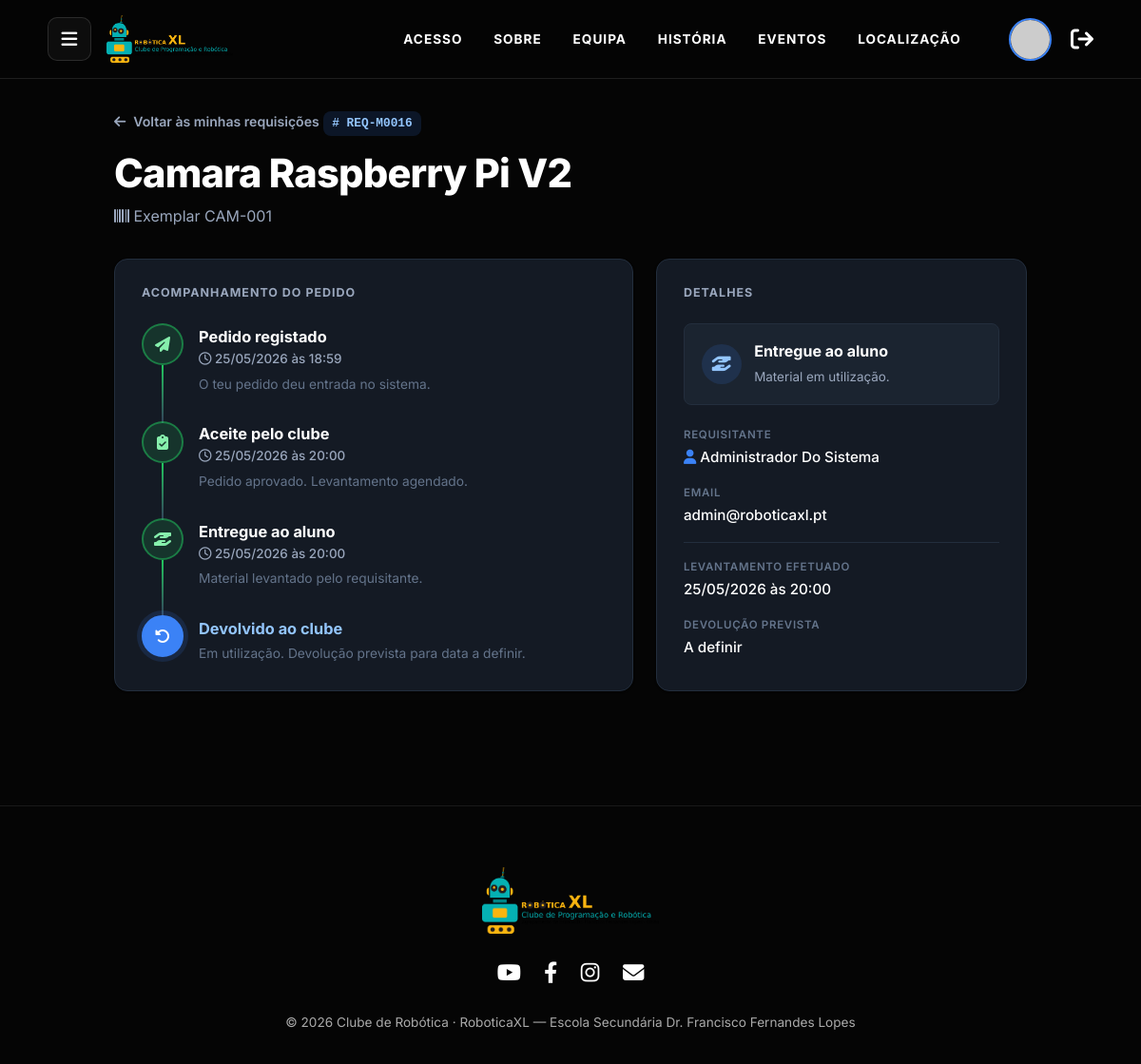
The app's page /public/requisicaoMaterial/detalhe/16 (signed in) with its own data.
### tables this page shows
CREATE TABLE IF NOT EXISTS `requisicao_exemplar` (
  `id` INT NOT NULL AUTO_INCREMENT,
  `id_utilizador` INT NOT NULL,
  `id_exemplar` INT NOT NULL,
  `data_pedido` DATETIME NOT NULL DEFAULT CURRENT_TIMESTAMP,
  `estado_pedido` ENUM('PENDENTE', 'ACEITE', 'REJEITADO', 'EM_USO', 'CONCLUIDO') NOT NULL DEFAULT 'PENDENTE',
  `data_levantamento` DATETIME NULL DEFAULT NULL,
  `data_devolucao` DATETIME NULL DEFAULT NULL,
  `estado_devolucao` ENUM('OK', 'DANIFICADO', 'PERDIDO') NOT NULL DEFAULT 'OK',
  `estado_entrega` TINYINT(1) NOT NULL DEFAULT 0,
  `observacao` TEXT NULL DEFAULT NULL,
  PRIMARY KEY (`id`),
  INDEX `fk_reqex_utilizador_idx` (`id_utilizador` ASC),
  INDEX `fk_reqex_exemplar_idx` (`id_exemplar` ASC),
  CONSTRAINT `fk_reqex_utilizador`
    FOREIGN KEY (`id_utilizador`)
    REFERENCES `utilizador` (`id`)
    ON DELETE NO ACTION
    ON UPDATE NO ACTION,
  CONSTRAINT `fk_reqex_exemplar`
    FOREIGN KEY (`id_exemplar`)
    REFERENCES `exemplar` (`id`)
    ON DELETE NO ACTION
    ON UPDATE NO ACTION);

CREATE TABLE IF NOT EXISTS `material` (
  `id` INT NOT NULL AUTO_INCREMENT,
  `designacao` VARCHAR(100) NOT NULL,
  `descricao` TEXT NULL DEFAULT NULL,
  `imagem` MEDIUMBLOB NULL DEFAULT NULL,
  PRIMARY KEY (`id`));

CREATE TABLE IF NOT EXISTS `exemplar` (
  `id` INT NOT NULL AUTO_INCREMENT,
  `num_referencia` VARCHAR(255) NOT NULL,
  `id_material` INT NOT NULL,
  `estado` ENUM('DISPONIVEL', 'EMPRESTADO', 'DANIFICADO', 'PERDIDO', 'MANUTENCAO', 'INDISPONIVEL') NOT NULL DEFAULT 'DISPONIVEL',
  `observacao` TEXT NULL DEFAULT NULL,
  PRIMARY KEY (`id`),
  INDEX `fk_exemplar_material_idx` (`id_material` ASC),
  CONSTRAINT `fk_exemplar_material`
    FOREIGN KEY (`id_material`)
    REFERENCES `material` (`id`)
    ON DELETE NO ACTION
    ON UPDATE NO ACTION);

CREATE TABLE IF NOT EXISTS `utilizador` (
  `id` INT NOT NULL AUTO_INCREMENT,
  `tipo` ENUM('ALUNO', 'PROFESSOR', 'ADMIN', 'RESPONSAVEL') NOT NULL,
  `nome` VARCHAR(100) NOT NULL,
  `email` VARCHAR(255) NOT NULL,
  `password_hash` VARCHAR(255) NOT NULL,
  `data_nascimento` DATE NOT NULL,
  `telefone` VARCHAR(20) NOT NULL,
  `linkedin` VARCHAR(255) NULL DEFAULT NULL,
  `turma` VARCHAR(10) NULL DEFAULT NULL,
  `foto` MEDIUMBLOB NULL DEFAULT NULL,
  `email_verificado` TINYINT(1) NOT NULL DEFAULT 0,
  `email_verificacao_token` VARCHAR(128) NULL DEFAULT NULL,
  `reset_token` VARCHAR(128) NULL DEFAULT NULL,
  `reset_expira` DATETIME NULL DEFAULT NULL,
  PRIMARY KEY (`id`),
  UNIQUE INDEX `email_UNIQUE` (`email` ASC));

### app/core/Controller.php (called while the page is built, shortened)
<?php
class Controller
{
    protected function getFlash(): ?array
    {
        if (empty($_SESSION['flash'])) {
            return null;
        }
        $flash = $_SESSION['flash'];
        return $flash;
    }
    protected function view(string $view, array $data = [])
    {
        $data['flash'] = $this->getFlash();
        extract($data);
        $viewFile = __DIR__ . '/../views/' . $view . '.php';
        require __DIR__ . '/../views/layouts/header.php';
        require $viewFile;
        require __DIR__ . '/../views/layouts/footer.php';
    }
}

### app/controllers/RequisicaoMaterialController.php (called while the page is built, shortened)
<?php
require_once __DIR__ . '/../core/Controller.php';
require_once __DIR__ . '/../core/Auth.php';
require_once __DIR__ . '/../models/RequisicaoMaterial.php';
class RequisicaoMaterialController extends Controller
{
    public function detalhe($id = 0)
    {
        $id = (int) $id;
        $reqModel = new RequisicaoMaterial();
        $req = $reqModel->find($id);
        $this->view('requisicoes_material/detalhe', ['req' => $req, 'pageTitle' => 'Acompanhar pedido']);
    }
}

### app/core/Router.php (called while the page is built, shortened)
<?php
class Router
{
    public function run()
    {
        $url = $_GET['url'] ?? 'home/index';
        $url = trim($url, '/');
        $parts = explode('/', $url);
        $method = $parts[1] ?? 'index';
        $params = array_slice($parts, 2);
        $controller = new $controllerName();
        call_user_func_array([$controller, $method], $params);
    }
}

### public/index.php (called while the page is built, shortened)
<?php
require_once __DIR__ . '/../app/core/Router.php';
$router = new Router();
$router->run();

### app/config/database.php (called while the page is built, shortened)
<?php
class Database
{
    private static ?PDO $instance = null;
    public static function getInstance(): PDO
    {
        if (self::$instance === null) {
            $dsn = 'mysql:host=' . DB_HOST . ';port=' . DB_PORT . ';dbname=' . DB_NAME . ';charset=utf8mb4';
            $opcoes = [PDO::ATTR_ERRMODE => PDO::ERRMODE_EXCEPTION];
            try {
                self::$instance = new PDO($dsn, DB_USER, DB_PASS, $opcoes);
            } catch (PDOException $e) {
                die('Erro de ligação à BD: ' . $e->getMessage());
            }
        }
        return self::$instance;
    }
}

### app/core/Model.php (called while the page is built, shortened)
<?php
require_once __DIR__ . '/../config/database.php';
class Model
{
    public function __construct()
    {
        $this->db = Database::getInstance();
    }
}

### app/models/RequisicaoMaterial.php (called while the page is built, shortened)
<?php
require_once __DIR__ . '/../core/Model.php';
class RequisicaoMaterial extends Model
{
    public function find(int $id)
    {
        $sql = "SELECT rm.*,
                u.nome as utilizador_nome, u.email as utilizador_email,
                e.num_referencia, m.designacao as material_designacao
                FROM requisicao_exemplar rm
                JOIN utilizador u ON rm.id_utilizador = u.id
                JOIN exemplar e ON rm.id_exemplar = e.id
                JOIN material m ON e.id_material = m.id
                WHERE rm.id = ?";
        $stmt = $this->db->prepare($sql);
        $stmt->execute([$id]);
        return $stmt->fetch(PDO::FETCH_ASSOC);
    }
}

### app/core/Auth.php (called while the page is built, shortened)
<?php
class Auth
{
    public static function check()
    {
        return isset($_SESSION['user']);
    }
    public static function isAdmin()
    {
        return self::check() && $_SESSION['user']['tipo'] === 'ADMIN';
    }
}

### app/views/requisicoes_material/detalhe.php (the view, shortened to what this page needs)
<?php
$isStaff = Auth::isAdmin() || Auth::isResponsavel() || Auth::isProf();
$estado = $req['estado_pedido'] ?? 'PENDENTE';
$devol  = $req['estado_devolucao'] ?? null;
$fmt = function ($d) {
    if (empty($d) || $d === '0000-00-00 00:00:00') return null;
    $t = strtotime($d);
    return $t ? date('d/m/Y \à\s H:i', $t) : null;
};
$ordem = ['PENDENTE' => 0, 'ACEITE' => 1, 'EM_USO' => 2, 'CONCLUIDO' => 3];
$pos = $ordem[$estado] ?? 0;
$rejeitado = ($estado === 'REJEITADO');
$devolLabel = ['OK' => 'Devolvido em bom estado', 'DANIFICADO' => 'Devolvido danificado', 'PERDIDO' => 'Material dado como perdido'];
$steps = [];
$steps[] = ['fa-paper-plane', 'Pedido registado', $fmt($req['data_pedido'] ?? null), 'O teu pedido deu entrada no sistema.', 'done'];
if ($rejeitado) {
    $steps[] = ['fa-xmark', 'Pedido recusado', null, 'O clube não aprovou este pedido.', 'rejected'];
} else {
    $steps[] = ['fa-clipboard-check', 'Aceite pelo clube', $pos >= 1 ? $fmt($req['data_levantamento'] ?? null) : null,
        $pos >= 1 ? 'Pedido aprovado. Levantamento agendado.' : 'A aguardar decisão do responsável do clube.',
        $pos >= 1 ? 'done' : 'current'];
    $steps[] = ['fa-hand-holding-hand', 'Entregue ao aluno', $pos >= 2 ? $fmt($req['data_levantamento'] ?? null) : null,
        $pos >= 2 ? 'Material levantado pelo requisitante.' : ($pos === 1 ? 'Pronto para levantamento.' : 'Aguarda entrega.'),
        $pos >= 2 ? 'done' : ($pos === 1 ? 'current' : 'todo')];
    $steps[] = ['fa-rotate-left', 'Devolvido ao clube', $pos >= 3 ? $fmt($req['data_devolucao'] ?? null) : null,
        $pos >= 3 ? ($devolLabel[$devol] ?? 'Fluxo concluído.') : ($pos === 2 ? 'Em utilização. Devolução prevista para ' . ($fmt($req['data_devolucao'] ?? null) ?? 'data a definir') . '.' : 'Aguarda devolução.'),
        $pos >= 3 ? 'done' : ($pos === 2 ? 'current' : 'todo')];
}
$banner = [
    'PENDENTE'  => ['wait', 'fa-hourglass-half', 'Pendente', 'A aguardar decisão do clube.'],
    'ACEITE'    => ['live', 'fa-clipboard-check', 'Aceite', 'Aprovado — pronto para levantamento.'],
    'EM_USO'    => ['live', 'fa-hand-holding-hand', 'Entregue ao aluno', 'Material em utilização.'],
    'CONCLUIDO' => ['ok', 'fa-circle-check', 'Concluído', $devolLabel[$devol] ?? 'Devolvido ao clube.'],
    'REJEITADO' => ['bad', 'fa-circle-xmark', 'Recusado', 'O pedido não foi aprovado.'],
];
$b = $banner[$estado] ?? $banner['PENDENTE'];
?>
<div class="track-wrap fade-in">
    <a class="track-back" href="<?php echo BASE_URL; ?>requisicaoMaterial/index"><i class="fas fa-arrow-left"></i> Voltar às minhas requisições</a>
    <span class="track-ref"># REQ-M<?php echo str_pad((string)($req['id'] ?? 0), 4, '0', STR_PAD_LEFT); ?></span>
    <h1 class="page-title"><?php echo htmlspecialchars($req['material_designacao'] ?? 'Material'); ?></h1>
    <p class="page-sub"><i class="fas fa-barcode"></i> Exemplar <?php echo htmlspecialchars($req['num_referencia'] ?? '—'); ?></p>
    <div class="track-grid">
        <div class="track-panel">
            <h3>Acompanhamento do pedido</h3>
            <div class="track">
                <?php foreach ($steps as $s): ?>
                    <div class="track-step <?php echo $s[4]; ?>">
                        <div class="track-ic"><i class="fas <?php echo $s[0]; ?>"></i></div>
                        <div class="track-b">
                            <h4><?php echo htmlspecialchars($s[1]); ?></h4>
                            <?php if (!empty($s[2])): ?><div class="track-t"><i class="far fa-clock"></i> <?php echo htmlspecialchars($s[2]); ?></div><?php endif; ?>
                            <?php if (!empty($s[3])): ?><div class="track-d"><?php echo htmlspecialchars($s[3]); ?></div><?php endif; ?>
                        </div>
                    </div>
                <?php endforeach; ?>
            </div>
        </div>
        <div class="track-panel">
            <h3>Detalhes</h3>
            <div class="tsb <?php echo $b[0]; ?>">
                <div class="tsb-ic"><i class="fas <?php echo $b[1]; ?>"></i></div>
                <div><strong><?php echo htmlspecialchars($b[2]); ?></strong><span><?php echo htmlspecialchars($b[3]); ?></span></div>
            </div>
            <div class="info-list">
                <div class="info-row"><span class="lbl">Requisitante</span><span class="val"><i class="fas fa-user" style="color:var(--blue)"></i> <?php echo htmlspecialchars($req['utilizador_nome'] ?? '—'); ?></span></div>
                <?php if ($isStaff && !empty($req['utilizador_email'])): ?>
                    <div class="info-row"><span class="lbl">Email</span><span class="val"><?php echo htmlspecialchars($req['utilizador_email']); ?></span></div>
                <?php endif; ?>
                <div class="info-div"></div>
                <div class="info-row"><span class="lbl">Levantamento <?php echo $pos >= 2 ? 'efetuado' : 'previsto'; ?></span><span class="val"><?php echo htmlspecialchars($fmt($req['data_levantamento'] ?? null) ?? 'A definir'); ?></span></div>
                <div class="info-row"><span class="lbl">Devolução <?php echo $pos >= 3 ? 'efetuada' : 'prevista'; ?></span><span class="val"><?php echo htmlspecialchars($fmt($req['data_devolucao'] ?? null) ?? 'A definir'); ?></span></div>
            </div>
        </div>
    </div>
</div>

### public/css/style.css (style rules this page uses)
:root { --bg: #0a0e16; --surface: #141a24; --surface-2: #1b2430; --border: #232e3d; --border-strong: #33415a; --text: #eef2f8; --text-muted: #9aa7bd; --text-dim: #64748b; --blue: #3b82f6; --blue-dark: #2563eb; --blue-soft: rgba(59,130,246,0.14); --blue-soft-2: rgba(59,130,246,0.30); --green: #22c55e; --green-soft: rgba(34,197,94,0.15); --red: #ef4444; --red-soft: rgba(239,68,68,0.15); --amber: #f59e0b; --amber-soft: rgba(245,158,11,0.15); --shadow-sm: 0 1px 2px rgba(0,0,0,0.4); --shadow: 0 8px 24px rgba(0,0,0,0.45); --shadow-lg: 0 20px 50px rgba(0,0,0,0.55); --r-sm: 8px; --r: 14px; --r-lg: 20px; --r-pill: 999px; --font: 'Inter', system-ui, -apple-system, "Segoe UI", sans-serif; --t: 0.2s ease; }
* { box-sizing: border-box; }
html { scroll-behavior: smooth; }
body { margin: 0; font-family: var(--font); background-color: var(--bg); color: var(--text); line-height: 1.6; -webkit-font-smoothing: antialiased; }
a { color: inherit; text-decoration: none; }
.page-title { font-size: clamp(1.9rem, 4vw, 2.6rem); font-weight: 800; letter-spacing: -0.02em; margin: 0; color: #fff; }
.page-sub { color: var(--text-muted); margin: 0.4rem 0 0; }
.track-wrap { max-width: 1000px; margin: 0 auto; padding: 2rem 20px 4rem; }
.track-back { display: inline-flex; align-items: center; gap: 0.5rem; color: var(--text-muted); font-weight: 600; font-size: 0.88rem; margin-bottom: 1.2rem; transition: var(--t); }
.track-ref { display: inline-block; font-family: monospace; background: var(--blue-soft); color: #93c5fd; padding: 3px 9px; border-radius: var(--r-sm); font-size: 0.8rem; font-weight: 600; margin-bottom: 0.6rem; }
.track-grid { display: grid; grid-template-columns: 1.4fr 1fr; gap: 1.5rem; margin-top: 2rem; }
.track-panel { background: var(--surface); border: 1px solid var(--border); border-radius: var(--r); box-shadow: var(--shadow-sm); padding: 1.75rem; }
.track-panel h3 { margin: 0 0 1.5rem; font-size: 0.78rem; text-transform: uppercase; letter-spacing: 0.08em; color: var(--text-muted); font-weight: 700; }
.track { position: relative; }
.track-step { display: grid; grid-template-columns: 44px 1fr; gap: 1rem; position: relative; padding-bottom: 1.75rem; }
.track-step:last-child { padding-bottom: 0; }
.track-step::before { content: ''; position: absolute; left: 21px; top: 44px; bottom: -2px; width: 2px; background: var(--border-strong); }
.track-step:last-child::before { display: none; }
.track-ic { width: 44px; height: 44px; border-radius: 50%; display: flex; align-items: center; justify-content: center; background: var(--surface-2); color: var(--text-dim); border: 2px solid var(--border-strong); z-index: 1; }
.track-step.done .track-ic { background: var(--green-soft); color: #86efac; border-color: rgba(34,197,94,0.5); }
.track-step.done::before { background: linear-gradient(var(--green), var(--border-strong)); }
.track-step.current .track-ic { background: var(--blue); color: #fff; border-color: var(--blue); box-shadow: 0 0 0 5px var(--blue-soft); }
.track-b h4 { margin: 0.3rem 0 0.15rem; font-size: 1.02rem; font-weight: 700; }
.track-step.current .track-b h4 { color: #93c5fd; }
.track-t { font-size: 0.84rem; color: var(--text-muted); font-weight: 500; }
.track-d { font-size: 0.86rem; color: var(--text-dim); margin-top: 0.25rem; }
.tsb { display: flex; align-items: center; gap: 0.85rem; padding: 1rem 1.1rem; border-radius: var(--r-sm); border: 1px solid var(--border); background: var(--surface-2); margin-bottom: 1.4rem; }
.tsb-ic { width: 42px; height: 42px; border-radius: 50%; display: flex; align-items: center; justify-content: center; font-size: 1.1rem; }
.tsb strong { display: block; font-size: 1rem; }
.tsb span { font-size: 0.84rem; color: var(--text-muted); }
.tsb.live .tsb-ic { background: var(--blue-soft); color: #93c5fd; }
.info-list { display: flex; flex-direction: column; gap: 1rem; }
.info-row { display: flex; flex-direction: column; gap: 0.15rem; }
.info-row .lbl { font-size: 0.72rem; text-transform: uppercase; letter-spacing: 0.06em; color: var(--text-dim); font-weight: 600; }
.info-row .val { font-size: 0.95rem; font-weight: 500; }
.info-div { height: 1px; background: var(--border); }
.fade-in { animation: fadeIn 0.5s ease both; }

### app/views/layouts/header.php (style rules this page uses)
body { font-family: 'Inter', system-ui, -apple-system, sans-serif; background-color: #050505; color: #fff; margin: 0; overflow-x: hidden; }
a { text-decoration: none; }

### records on screen
requisicao_exemplar: id "0016", material.designacao "Camara Raspberry Pi V2", id_exemplar.num_referencia "CAM-001", estado_devolucao+estado_pedido "Entregue ao aluno", estado_devolucao+estado_pedido "Material em utilização.", id_utilizador.nome "Administrador Do Sistema", id_utilizador.email "admin@roboticaxl.pt", data_levantamento "25/05/2026 às 20:00", data_devolucao "A definir"

### other values on screen
$s[1] "Pedido registado"
$s[2] "25/05/2026 às 18:59"
$s[3] "O teu pedido deu entrada no sistema."
$s[1] "Aceite pelo clube"
$s[2] "25/05/2026 às 20:00"
$s[3] "Pedido aprovado. Levantamento agendado."
$s[1] "Entregue ao aluno"
$s[3] "Material levantado pelo requisitante."
$s[1] "Devolvido ao clube"
$s[3] "Em utilização. Devolução prevista para data a definir."
